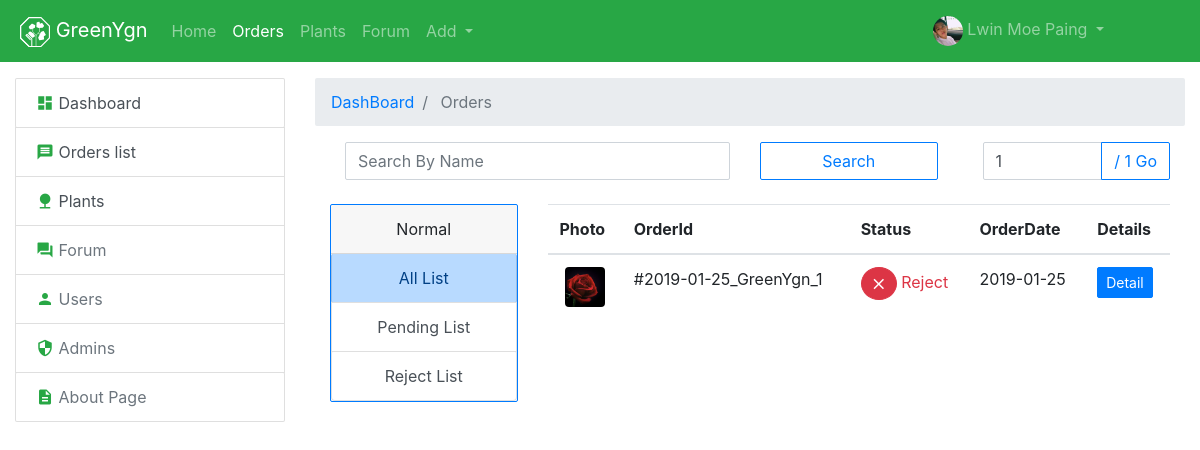
The page /gyadmin/superadmin/order-list/index.php (signed in) on the database as committed earlier.
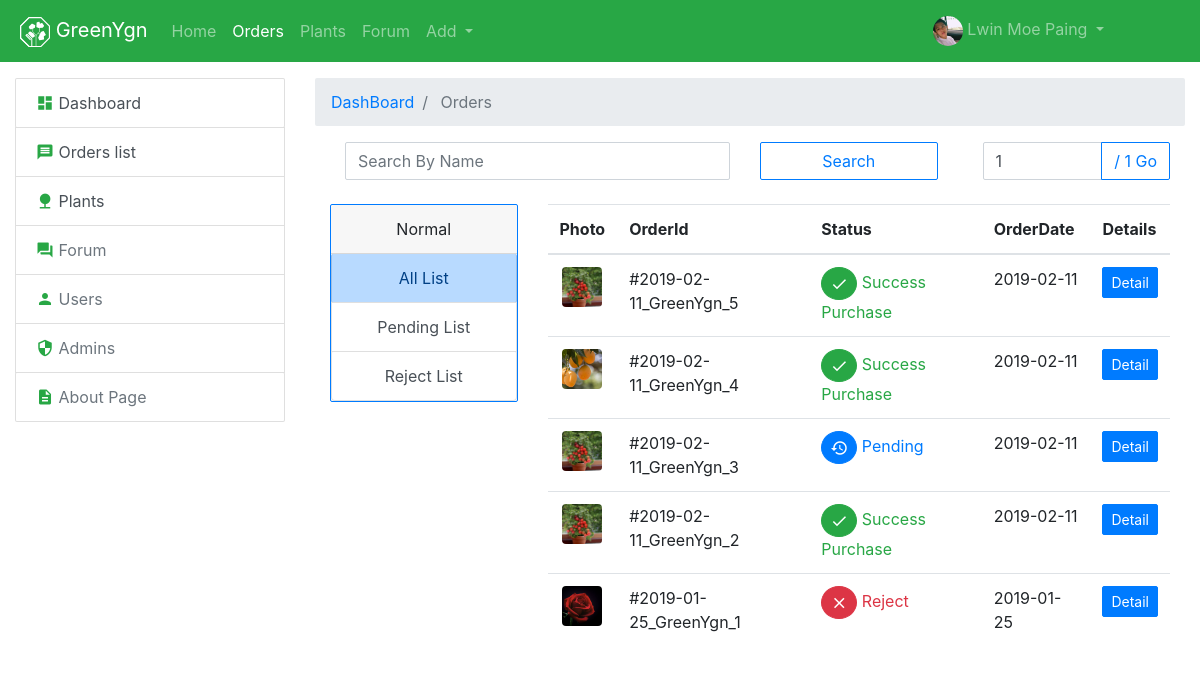
The same page on the database as committed later.
### tables this page shows
CREATE TABLE `orders` (
  `id` int(11) NOT NULL,
  `user_id` int(11) UNSIGNED NOT NULL,
  `user_name` varchar(120) NOT NULL,
  `user_phone` varchar(20) NOT NULL,
  `user_address` varchar(255) NOT NULL,
  `status` tinyint(4) NOT NULL,
  `order_date` date NOT NULL,
  `send_date` date DEFAULT NULL,
  `deleted_at` datetime DEFAULT NULL,
  `created_at` datetime DEFAULT NULL,
  `modified_at` datetime DEFAULT NULL
);

### gyadmin/superadmin/order-list/functions/index/getdata.php (called while the page is built, shortened)
<?php
if (isset($_GET['page']) && is_numeric($_GET['page'])) {
    $page = $_GET['page'];
} else {
    $page = 1;
}
$no_of_records_per_page = 10;
$offset = ($page-1) * $no_of_records_per_page;
$sql = "SELECT * FROM `orders` ";
$sql .= " ORDER BY `orders`.`id` DESC LIMIT $offset, $no_of_records_per_page ";
if($res = mysqli_query($conn, $sql)) {
    $result = array();
    $i = 0;
    while($row = mysqli_fetch_assoc($res)) {
       $result[$i] = $row;
       $sql = "SELECT `image` FROM `order_details` ";
       $sql .= " WHERE `order_id` = ". $row["id"] ." ORDER BY `order_details`.`total_amount` LIMIT 0,1";
       $result[$i]['image'] =   mysqli_fetch_assoc(mysqli_query($conn, $sql))['image'];
       $i++;
    }
}

### gyadmin/superadmin/order-list/index.php (the view, shortened to what the changed rows need)
<?php
    require __DIR__. "/functions/index/getdata.php";
    require __DIR__ . "/../view/begin_header.php";
    require __DIR__ . "/../view/finish_header.php";
?>
    <div class="container-fluid mt-3">
        <div class="row">
            <div class="col-md-9">
                <div class="container-fluid">
                    <div class="row">
                        <div class="col-md-9">
                            <div class="table-responsive">
                                <table class="table">
                                    <thead>
                                        <tr>
                                            <th scope="col">Photo</th>
                                            <th scope="col">OrderId</th>
                                            <th scope="col">Status</th>
                                            <th scope="col">OrderDate</th>
                                            <th scope="col">Details</th>
                                        </tr>
                                    </thead>
                                <tbody>
                                    <?php
                                        foreach($result as $k => $v):
                                    ?>
                                    <tr>
                                            <td>
                                                <div
                                                    class="Plant_Shopping_Cart sm rounded"
                                                    style="background-image:url('<?= $v['image'] ?>')"
                                                >
                                                </div>
                                            </td>
                                            <td> #<?= $v['order_date'] ?>_GreenYgn_<?= $v['id'] ?></td>
                                            <td>
                                                <?php
                                                    if($v['status'] == 1):
                                                ?>
                                                <a class="btn btn-primary btn-sm rounded-circle" href="#!">
                                                    <i class="material-icons md-18">restore</i>
                                                </a>
                                                <span class="text-primary">
                                                    Pending
                                                </span>
                                                <?php
                                                    elseif($v['status'] == 2):
                                                ?>
                                                    <a class="btn btn-success btn-sm rounded-circle" href="#!">
                                                        <i class="material-icons md-18">done</i>
                                                    </a>
                                                    <span class="text-success">
                                                        Success Purchase
                                                    </span>
                                                <?php
                                                    else:
                                                ?>
                                                    <a class="btn btn-danger btn-sm rounded-circle" href="#!">
                                                        <i class="material-icons md-18">close</i>
                                                    </a>
                                                    <span class="text-danger">
                                                        Reject
                                                    </span>
                                                <?php
                                                    endif;
                                                ?>
                                            </td>
                                            <td> <?= $v['order_date'] ?></td>
                                            <td>
                                                    <a
                                                        class="btn btn-primary btn-sm "
                                                        href="detail.php?id=<?= $v['id'] ?>"
                                                    >
                                                    Detail
                                                    </a>
                                            </td>
                                    </tr>
                                    <?php
                                        endforeach;
                                    ?>
                                </tbody>
                                </table>
                            </div>
                        </div>
                    </div>
                </div>
            </div>
        </div>
    </div>
<?php
    require __DIR__ . "/../view/finish_footer.php";
?>

Rows that differ between the two databases and show on the page:
added orders: order_date "2019-02-11", id "5", status 2 (drawn)
added orders: shows a picture, order_date "2019-02-11", id "4", status 2 (drawn)
added orders: order_date "2019-02-11", id "3", status 1 (drawn)
added orders: order_date "2019-02-11", id "2", status 2 (drawn)
